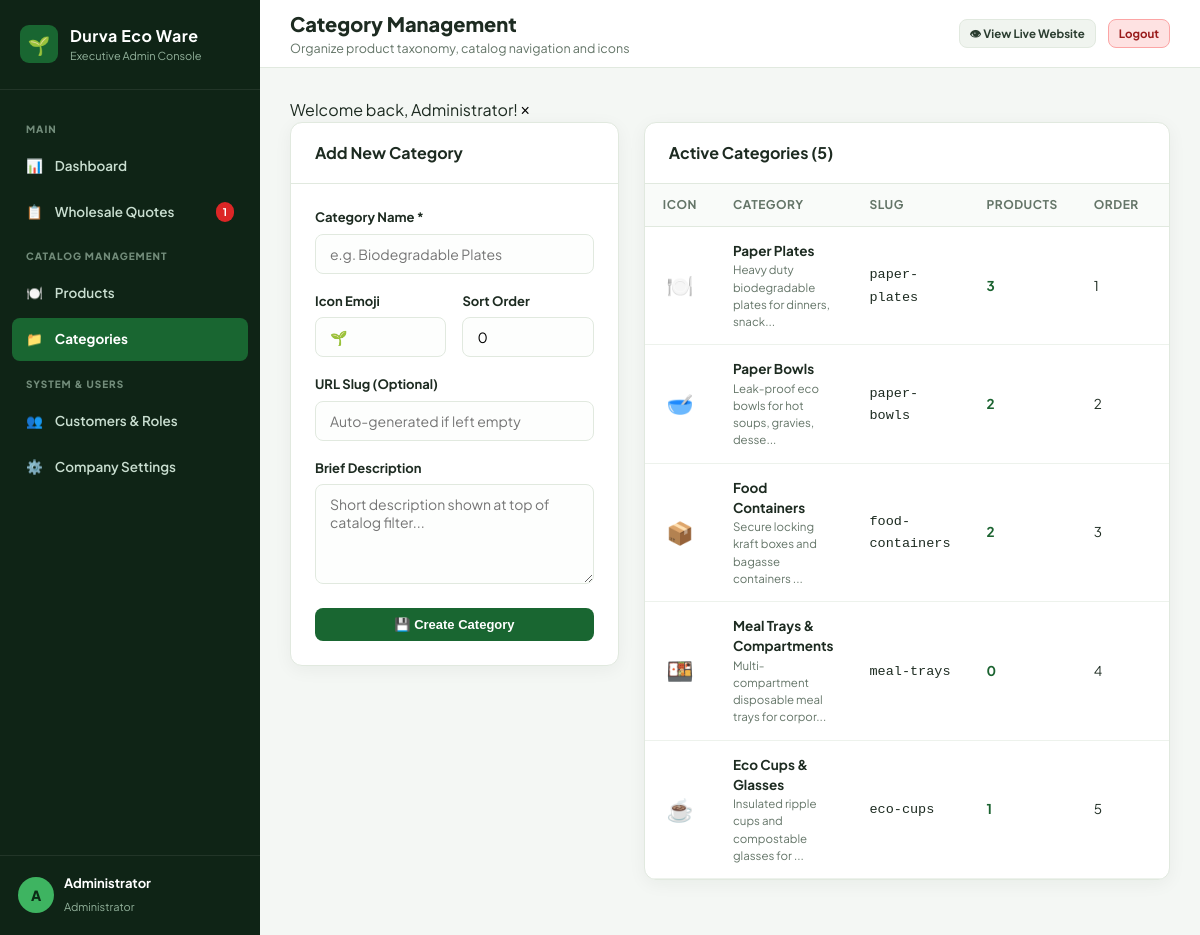
Screenshot of /admin/categories.php (signed in) with the database file from the repository.
### tables this page shows
CREATE TABLE IF NOT EXISTS `categories` (
  `id` INT UNSIGNED AUTO_INCREMENT PRIMARY KEY,
  `name` VARCHAR(100) NOT NULL,
  `slug` VARCHAR(100) NOT NULL UNIQUE,
  `description` TEXT NULL,
  `icon` VARCHAR(50) DEFAULT '🌱',
  `sort_order` INT DEFAULT 0,
  `created_at` TIMESTAMP DEFAULT CURRENT_TIMESTAMP
);

### app/Helpers/sanitizer.php (called while the page is built, shortened)
<?php
function clean_int($val, int $default = 0): int {
    return filter_var($val, FILTER_VALIDATE_INT) !== false ? (int)$val : $default;
}

### config/app.php (called while the page is built, shortened)
<?php
function e(?string $string): string {
    return htmlspecialchars((string)($string ?? ''), ENT_QUOTES, 'UTF-8');
}

### app/Models/Category.php (called while the page is built, shortened)
<?php
require_once BASE_PATH . '/config/database.php';
require_once BASE_PATH . '/app/Helpers/sanitizer.php';
class Category {
    public static function getAll(): array {
        $db = get_db();
        $sql = "
            SELECT c.*, COUNT(p.id) AS product_count
            FROM `categories` c
            LEFT JOIN `products` p ON c.id = p.category_id AND p.is_active = 1
            GROUP BY c.id
            ORDER BY c.sort_order ASC, c.name ASC
        ";
        return $db->query($sql)->fetchAll();
    }
}

### admin/categories.php (the view, shortened to what this page needs)
<?php
require_once dirname(__DIR__) . '/config/app.php';
require_once BASE_PATH . '/app/Models/Category.php';
$editId = clean_int($_GET['edit'] ?? 0);
$editCategory = $editId > 0 ? Category::getById($editId) : null;
$categories = Category::getAll();
require_once __DIR__ . '/includes/header.php';
?>
<div style="display:grid; grid-template-columns: 1fr 1.6fr; gap:25px; align-items:flex-start;">
  <div class="admin-card">
    <div class="card-header">
      <h3><?= $editCategory ? 'Edit Category: ' . e($editCategory['name']) : 'Add New Category' ?></h3>
    </div>
    <div class="card-body">
      <form method="POST" action="">
        <div class="admin-form-group">
          <label>Category Name *</label>
          <input type="text" name="name" class="admin-input" required
                 value="<?= e($editCategory['name'] ?? '') ?>" placeholder="e.g. Biodegradable Plates">
        </div>
        <div class="form-grid-2">
          <div class="admin-form-group">
            <label>Icon Emoji</label>
            <input type="text" name="icon" class="admin-input"
                   value="<?= e($editCategory['icon'] ?? '🌱') ?>" placeholder="e.g. 🍽️, 🥣, 📦">
          </div>
          <div class="admin-form-group">
            <label>Sort Order</label>
            <input type="number" name="sort_order" class="admin-input"
                   value="<?= e($editCategory['sort_order'] ?? 0) ?>">
          </div>
        </div>
        <div class="admin-form-group">
          <label>URL Slug (Optional)</label>
          <input type="text" name="slug" class="admin-input"
                 value="<?= e($editCategory['slug'] ?? '') ?>" placeholder="Auto-generated if left empty">
        </div>
        <div class="admin-form-group">
          <label>Brief Description</label>
          <textarea name="description" class="admin-textarea" rows="3"
                    placeholder="Short description shown at top of catalog filter..."><?= e($editCategory['description'] ?? '') ?></textarea>
        </div>
        <button type="submit" class="btn-admin btn-admin-primary" style="width:100%;">
          💾 <?= $editCategory ? 'Update Category' : 'Create Category' ?>
        </button>
      </form>
    </div>
  </div>
  <div class="admin-card">
    <div class="card-header">
      <h3>Active Categories (<?= count($categories) ?>)</h3>
    </div>
    <div class="card-body" style="padding:0;">
      <div class="table-responsive">
        <table class="admin-table">
          <thead>
            <tr>
              <th style="width:50px;">Icon</th>
              <th>Category</th>
              <th>Slug</th>
              <th>Products</th>
              <th>Order</th>
              <th>Actions</th>
            </tr>
          </thead>
          <tbody>
            <?php foreach ($categories as $cat): ?>
              <tr>
                <td style="font-size:22px; text-align:center;"><?= e($cat['icon']) ?></td>
                <td>
                  <strong><?= e($cat['name']) ?></strong>
                  <?php if (!empty($cat['description'])): ?>
                    <div style="font-size:11.5px; color:var(--admin-muted);"><?= e(substr($cat['description'], 0, 50)) ?>...</div>
                  <?php endif; ?>
                </td>
                <td><code><?= e($cat['slug']) ?></code></td>
                <td>
                  <span style="font-weight:700; color:#1b6330;"><?= (int)$cat['product_count'] ?></span>
                </td>
                <td><?= (int)$cat['sort_order'] ?></td>
                <td>
                </td>
              </tr>
            <?php endforeach; ?>
          </tbody>
        </table>
      </div>
    </div>
  </div>
</div>
<?php require_once __DIR__ . '/includes/footer.php'; ?>

### assets/css/admin.css (style rules this page uses)
:root { --admin-sidebar: #0f2416; --admin-sidebar-hover: #1b3824; --admin-sidebar-active: #244e31; --admin-primary: #196631; --admin-primary-dark: #124d24; --admin-accent: #3eb461; --admin-bg: #f4f7f4; --admin-card: #ffffff; --admin-border: #e1e9df; --admin-text: #1d2b21; --admin-muted: #647568; --radius: 12px; --shadow: 0 4px 18px rgba(15, 36, 22, 0.05); }
* { box-sizing: border-box; margin: 0; padding: 0; }
body { font-family: 'Plus Jakarta Sans', sans-serif; background: var(--admin-bg); color: var(--admin-text); line-height: 1.5; display: flex; min-height: 100vh; }
.admin-card { background: var(--admin-card); border: 1px solid var(--admin-border); border-radius: var(--radius); box-shadow: var(--shadow); margin-bottom: 25px; overflow: hidden; }
.card-header { padding: 18px 24px; border-bottom: 1px solid var(--admin-border); display: flex; align-items: center; justify-content: space-between; }
.card-header h3 { font-size: 16px; font-weight: 700; color: var(--admin-text); }
.card-body { padding: 24px; }
.table-responsive { overflow-x: auto; }
table.admin-table { width: 100%; border-collapse: collapse; text-align: left; font-size: 13.5px; }
table.admin-table th { background: #f9fbf9; padding: 12px 18px; color: var(--admin-muted); font-weight: 700; font-size: 12px; text-transform: uppercase; letter-spacing: .5px; border-bottom: 1px solid var(--admin-border); }
table.admin-table td { padding: 14px 18px; border-bottom: 1px solid #edf2ec; vertical-align: middle; }
.admin-form-group { margin-bottom: 18px; }
.admin-form-group label { display: block; font-size: 13px; font-weight: 700; margin-bottom: 6px; }
.admin-input, .admin-select, .admin-textarea { width: 100%; padding: 10px 14px; border: 1.5px solid var(--admin-border); border-radius: 8px; background: #fdfefd; font-size: 14px; font-family: inherit; transition: border-color .2s; }
.admin-textarea { min-height: 100px; resize: vertical; }
.form-grid-2 { display: grid; grid-template-columns: 1fr 1fr; gap: 16px; }
.btn-admin { display: inline-flex; align-items: center; justify-content: center; gap: 6px; padding: 9px 16px; border-radius: 8px; font-size: 13px; font-weight: 700; border: 0; cursor: pointer; transition: all .2s; }
.btn-admin-primary { background: var(--admin-primary); color: #fff; }

### rows the page displays
categories: icon "🍽️", name "Paper Plates", description "Heavy duty biodegradable plates for dinners, snack", slug "paper-plates", product_count "3", sort_order "1"
categories: icon "🥣", name "Paper Bowls", description "Leak-proof eco bowls for hot soups, gravies, desse", slug "paper-bowls", product_count "2", sort_order "2"
categories: icon "📦", name "Food Containers", description "Secure locking kraft boxes and bagasse containers", slug "food-containers", product_count "2", sort_order "3"
categories: icon "🍱", name "Meal Trays & Compartments", description "Multi-compartment disposable meal trays for corpor", slug "meal-trays", product_count "0", sort_order "4"
categories: icon "☕", name "Eco Cups & Glasses", description "Insulated ripple cups and compostable glasses for", slug "eco-cups", product_count "1", sort_order "5"

### other values shown
$newInquiryCount "1"
substr($admin['name'] ?? 'A', 0, 1) "A"
$admin['name'] "Administrator"
$pageTitle "Category Management"
$pageSubtitle "Organize product taxonomy, catalog navigation and icons"
$flashSuccess['message'] "Welcome back, Administrator!"
count($categories) "5"
